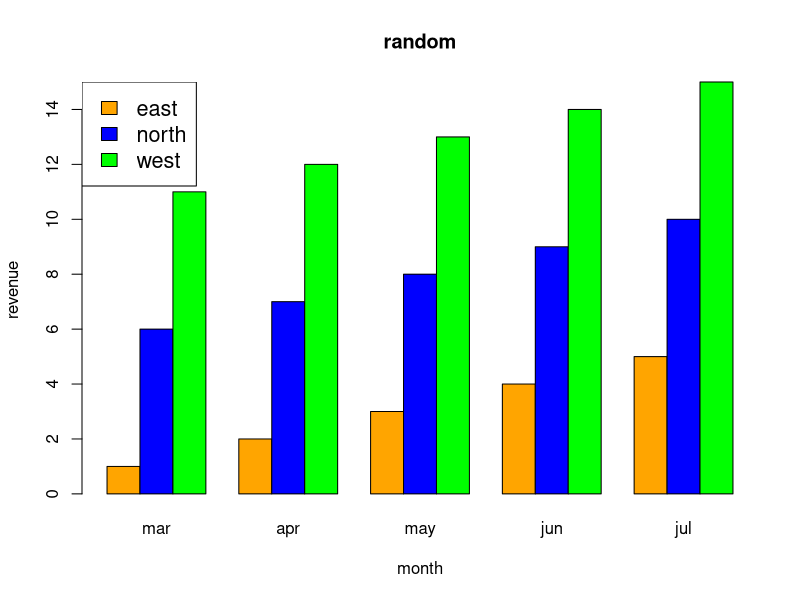

The R source for this figure:
# Created on 
# Course work: 
# @author:
# Source:

#creating values
colour <- c("orange","blue","green")
month <- c("mar","apr","may","jun","jul")
direction <- c("east","north","west")
values <- matrix(c(1,2,3,4,5,6,7,8,9,10,11,12,13,14,15),nrow = 3,ncol=5,byrow = TRUE)

jpeg(file = "sample_group.jpg")

barplot(values,main = "random",beside = TRUE,names.arg = month,
xlab = "month",ylab = "revenue", col = colour)

legend("topleft",direction,cex = 1.3,fill = colour)
